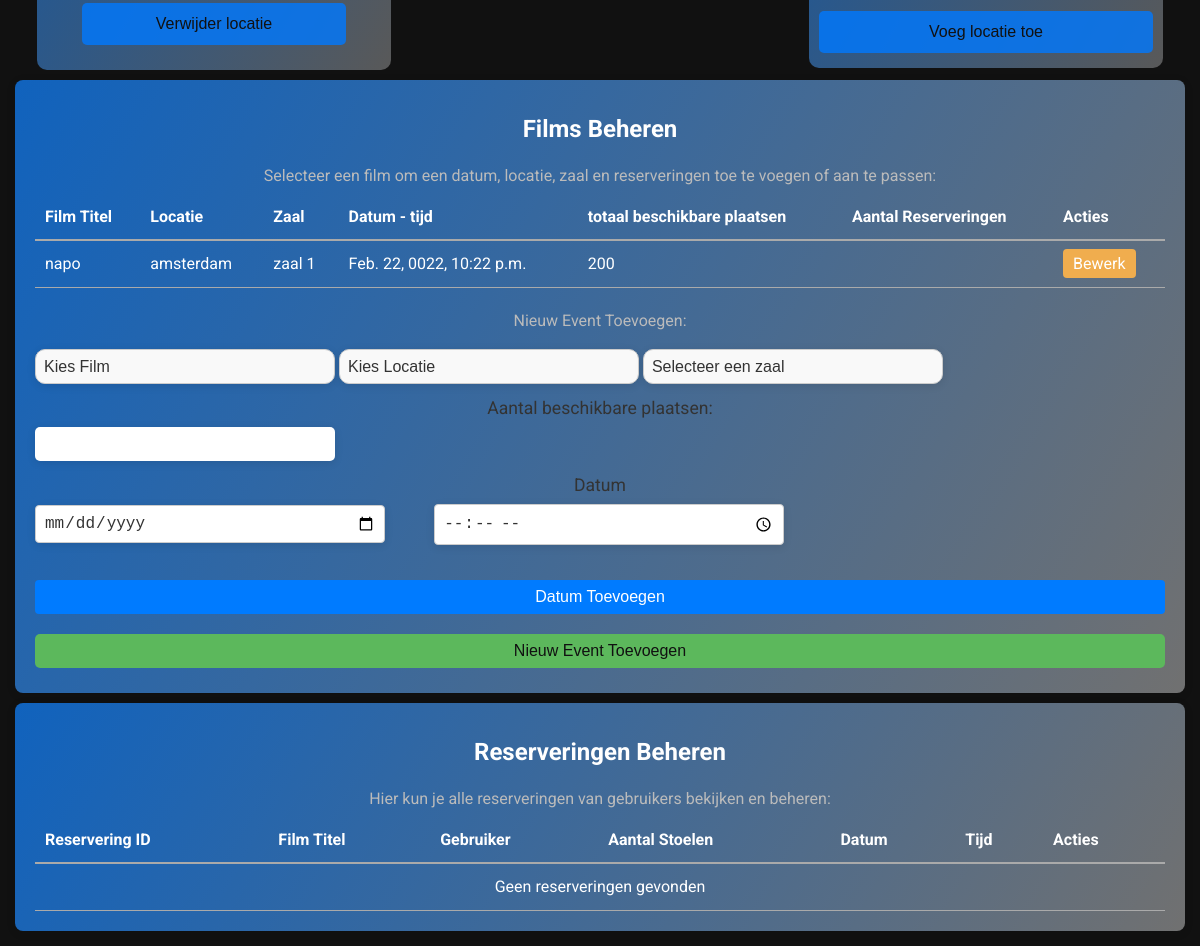
Page /account/dashboard/ (signed in, lower part) on the earlier database version.
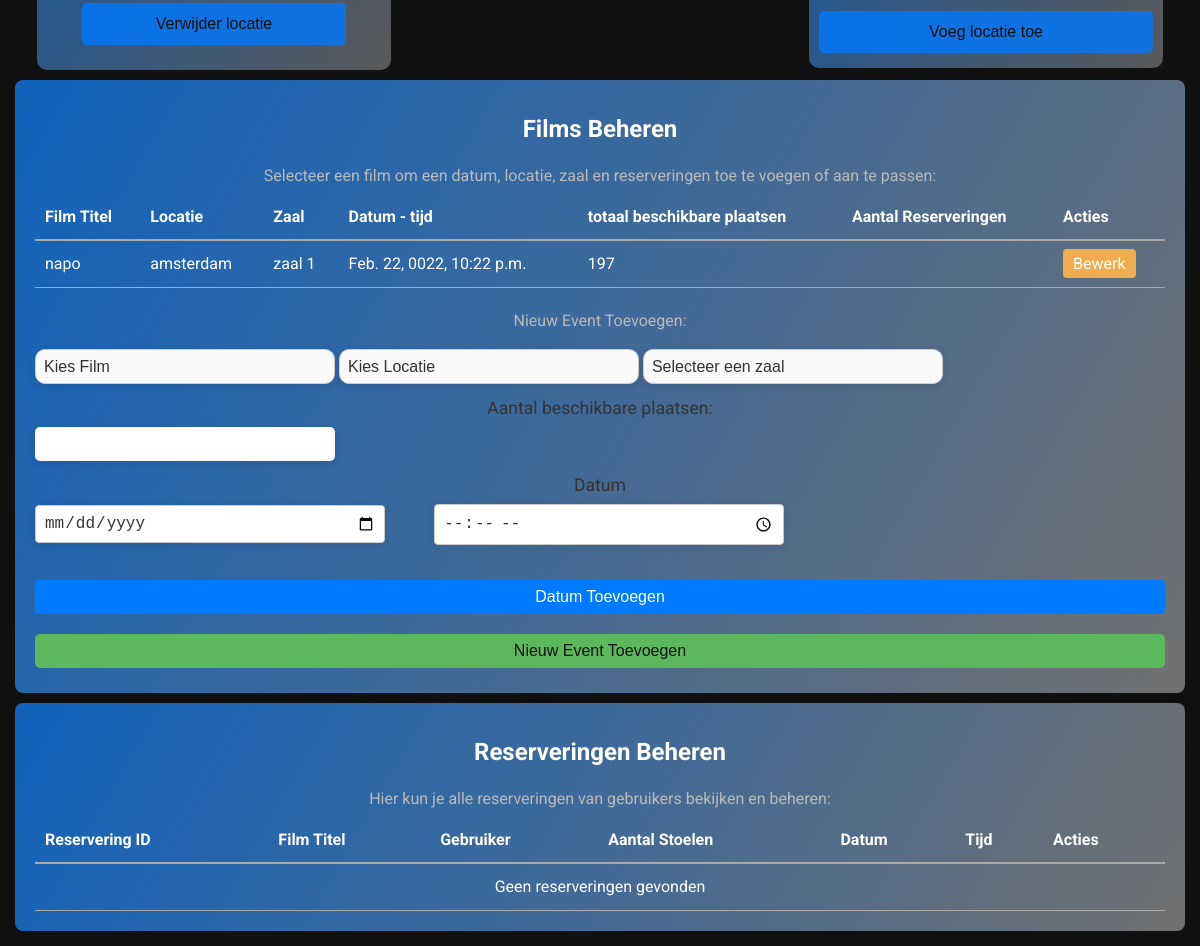
Same page on the later database version.
### reserveringen/models.py (models this page shows, shortened)
class Event(models.Model):
    film = models.ForeignKey(Film, on_delete=models.CASCADE, related_name="events")
    location = models.ForeignKey(Location, on_delete=models.CASCADE)
    room = models.ForeignKey(Room, on_delete=models.CASCADE)
    date = models.DateTimeField()
    totaal_aantal_plekken = models.PositiveIntegerField(default=0)

### films/models.py (models this page shows, shortened)
class Film(models.Model):
    title = models.CharField(max_length=200)
    release_date = models.DateTimeField(default=now)
    afbeelding = models.ImageField(upload_to='films/', null=True, blank=True)
    beschrijving = models.TextField(null=True, blank=True)
    genre = models.CharField(max_length=100)
    min_leeftijd = models.IntegerField()
    rooms = models.ManyToManyField(Room, related_name="films", blank=True)
    class Meta:
        verbose_name = "Film"
        verbose_name_plural = "Films"

class Location(models.Model):
    id = models.AutoField(primary_key=True)
    name = models.CharField(max_length=100)
    address = models.CharField(max_length=255, null=True, blank=True)
    city = models.CharField(max_length=100, null=True, blank=True)

class Room(models.Model):
    id = models.AutoField(primary_key=True)
    location = models.ForeignKey(Location, on_delete=models.CASCADE, related_name="rooms")
    name = models.CharField(max_length=100)
    capacity = models.IntegerField()

### accounts/views.py (the view, shortened to what this page needs)
# urls.py: path('dashboard/', views.dashboard, name='dashboard'),
def dashboard(request):
    if not request.user.is_authenticated:
        return redirect('login')
    user_data, created = UserData.objects.get_or_create(user=request.user)
    if request.user.is_superuser:
        locations = Location.objects.all()
        rooms = Room.objects.all()
        films = Film.objects.all()
        events = Event.objects.all()
        return render(request, 'pages/user_pages/medewerkers_dashboard.html', {
            'locations': locations,
            'rooms': rooms,
            'films': films,
            'events': events,
            'user_data': user_data,
        })

### pages/templates/pages/user_pages/medewerkers_dashboard.html (shortened to what the changed rows need)
<!DOCTYPE html>
{% load static %}
<html lang="nl">
<head>
    <link rel="stylesheet" href="{% static 'css/componenten/form.css' %}">
    <link rel="stylesheet" href="{% static 'css/componenten/buttons.css' %}">
    <link rel="stylesheet" href="{% static 'css/page_componenten/medewerkers_dashboard.css' %}">
    <link rel="stylesheet" href="{% static 'css/main.css' %}">
</head>
<body>
{% include 'componenten/navbar.html' %}
<main class="dashboard">
    <section class="card" style="width: 100%; padding: 20px; background-color: #333; border-radius: 8px; box-shadow: 0 2px 10px rgba(0, 0, 0, 0.1);">
        <table style="width: 100%; border-collapse: collapse; text-align: left; color: #fff;">
            <thead>
                <tr>
                    <th style="border-bottom: 2px solid #aaa; padding: 10px;">Film Titel</th>
                    <th style="border-bottom: 2px solid #aaa; padding: 10px;">Locatie</th>
                    <th style="border-bottom: 2px solid #aaa; padding: 10px;">Zaal</th>
                    <th style="border-bottom: 2px solid #aaa; padding: 10px;">Datum - tijd</th>
                    <th style="border-bottom: 2px solid #aaa; padding: 10px;">totaal beschikbare plaatsen</th>
                    <th style="border-bottom: 2px solid #aaa; padding: 10px;">Aantal Reserveringen</th>
                    <th style="border-bottom: 2px solid #aaa; padding: 10px;">Acties</th>
                </tr>
            </thead>
            <tbody>
                {% for event in events %}
                <tr>
                    <td style="padding: 10px; border-bottom: 1px solid #aaa;">{{ event.film.title }}</td>
                    <td style="padding: 10px; border-bottom: 1px solid #aaa;">{{ event.location.name }}</td>
                    <td style="padding: 10px; border-bottom: 1px solid #aaa;">{{ event.room.name }}</td>
                    <td style="padding: 10px; border-bottom: 1px solid #aaa;">{{ event.date }}</td>
                    <td style="padding: 10px; border-bottom: 1px solid #aaa;">{{ event.totaal_aantal_plekken }}</td>
                    <td style="padding: 10px; border-bottom: 1px solid #aaa;"></td>
                    <td style="padding: 10px; border-bottom: 1px solid #aaa;">
                        <a href="{% url 'edit_event' event.id %}" class="btn btn-warning" style="padding: 5px 10px; color: #fff; background-color: #f0ad4e; border-radius: 4px; text-decoration: none;">Bewerk</a>
                    </td>
                </tr>
                {% empty %}
                <tr>
                    <td colspan="7" style="text-align: center; padding: 10px; border-bottom: 1px solid #aaa;">Geen events gevonden</td>
                </tr>
                {% endfor %}
            </tbody>
        </table>
    </section>
    <section class="card" style="width: 100%; padding: 20px; background-color: #333; border-radius: 8px; box-shadow: 0 2px 10px rgba(0, 0, 0, 0.1);">
        <table style="width: 100%; border-collapse: collapse; text-align: left; color: #fff;">
            <thead>
                <tr>
                    <th style="border-bottom: 2px solid #aaa; padding: 10px;">Reservering ID</th>
                    <th style="border-bottom: 2px solid #aaa; padding: 10px;">Film Titel</th>
                    <th style="border-bottom: 2px solid #aaa; padding: 10px;">Gebruiker</th>
                    <th style="border-bottom: 2px solid #aaa; padding: 10px;">Aantal Stoelen</th>
                    <th style="border-bottom: 2px solid #aaa; padding: 10px;">Datum</th>
                    <th style="border-bottom: 2px solid #aaa; padding: 10px;">Tijd</th>
                    <th style="border-bottom: 2px solid #aaa; padding: 10px;">Acties</th>
                </tr>
            </thead>
        </table>
    </section>
</main>
</body>
</html>

Differences in the rows shown:
changed Event "Feb. 22, 0022, 10:22 p.m.": totaal_aantal_plekken "200" → "197"
